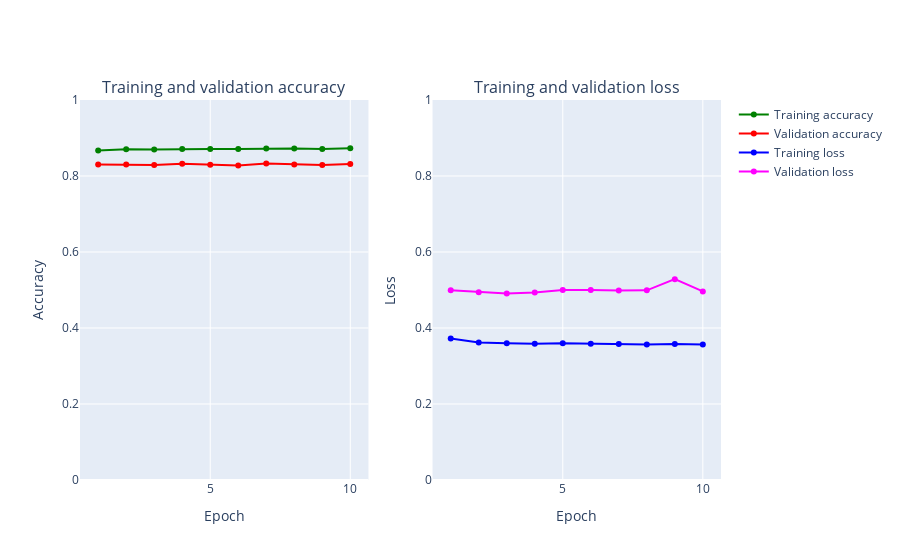

Notebook code for this chart:
### Markdown cell above
# Batch normalization
- Accuracy for simple CNN linear model improved from 83% to 92 %

### Code cell
%%time
from keras.layers import BatchNormalization
fashion_model_batch = Sequential()
fashion_model_batch.add(Conv2D(32, kernel_size=(3, 3),activation='linear',input_shape=(28,28,1)))

fashion_model_batch.add(Conv2D(64, (3, 3), activation='linear'))
fashion_model_batch.add(BatchNormalization())
fashion_model_batch.add(Flatten())
fashion_model_batch.add(Dense(128, activation='linear'))
fashion_model_batch.add(Dense(num_classes, activation='softmax'))
fashion_model_batch.compile(loss='categorical_crossentropy', optimizer=keras.optimizers.Adam(),metrics=['accuracy'])
fashion_model_batch.summary()

h_callback = fashion_model.fit(X_train, y_train, epochs = 10, batch_size=64,validation_data=(X_test, y_test))


# Plot train vs test loss during training 
plot_accuracy_and_loss(h_callback)

### Figure 1 — Plotly figure (JSON) as saved in the notebook; plotly's stock layout.template omitted (floating-point values rounded to 4 significant figures)
{"data": [{"marker": {"color": "Green"}, "mode": "markers+lines", "name": "Training accuracy", "text": ["1", "2", "3", "4", "5", "6", "7", "8", "9", "10"], "type": "scatter", "x": [1, 2, 3, 4, 5, 6, 7, 8, 9, 10], "xaxis": "x", "y": [0.8668, 0.8705, 0.8695, 0.8708, 0.871, 0.8709, 0.8722, 0.8723, 0.8711, 0.8728], "yaxis": "y"}, {"marker": {"color": "Red"}, "mode": "markers+lines", "name": "Validation accuracy", "text": ["1", "2", "3", "4", "5", "6", "7", "8", "9", "10"], "type": "scatter", "x": [1, 2, 3, 4, 5, 6, 7, 8, 9, 10], "xaxis": "x", "y": [0.8302, 0.8304, 0.8291, 0.8323, 0.8296, 0.8278, 0.8331, 0.83, 0.8287, 0.8319], "yaxis": "y"}, {"marker": {"color": "Blue"}, "mode": "markers+lines", "name": "Training loss", "text": ["1", "2", "3", "4", "5", "6", "7", "8", "9", "10"], "type": "scatter", "x": [1, 2, 3, 4, 5, 6, 7, 8, 9, 10], "xaxis": "x2", "y": [0.3726, 0.3621, 0.3598, 0.3583, 0.3601, 0.3586, 0.3576, 0.3567, 0.3582, 0.3563], "yaxis": "y2"}, {"marker": {"color": "Magenta"}, "mode": "markers+lines", "name": "Validation loss", "text": ["1", "2", "3", "4", "5", "6", "7", "8", "9", "10"], "type": "scatter", "x": [1, 2, 3, 4, 5, 6, 7, 8, 9, 10], "xaxis": "x2", "y": [0.4994, 0.4944, 0.4905, 0.4932, 0.5001, 0.5, 0.4984, 0.4991, 0.5284, 0.4963], "yaxis": "y2"}], "layout": {"annotations": [{"font": {"size": 16}, "showarrow": false, "text": "Training and validation accuracy", "x": 0.225, "xanchor": "center", "xref": "paper", "y": 1, "yanchor": "bottom", "yref": "paper"}, {"font": {"size": 16}, "showarrow": false, "text": "Training and validation loss", "x": 0.775, "xanchor": "center", "xref": "paper", "y": 1, "yanchor": "bottom", "yref": "paper"}], "xaxis": {"anchor": "y", "domain": [0, 0.45], "title": {"text": "Epoch"}}, "xaxis2": {"anchor": "y2", "domain": [0.55, 1], "title": {"text": "Epoch"}}, "yaxis": {"anchor": "x", "domain": [0, 1], "range": [0, 1], "title": {"text": "Accuracy"}}, "yaxis2": {"anchor": "x2", "domain": [0, 1], "range": [0, 1], "title": {"text": "Loss"}}}}
